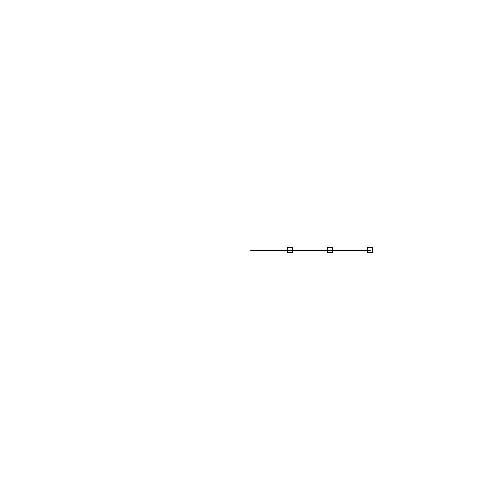
Frame 1 (no input)
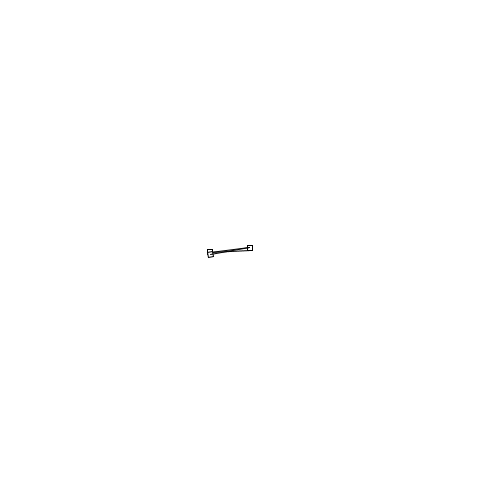
Frame 60 (the mouse pressed at the canvas centre just before this capture)
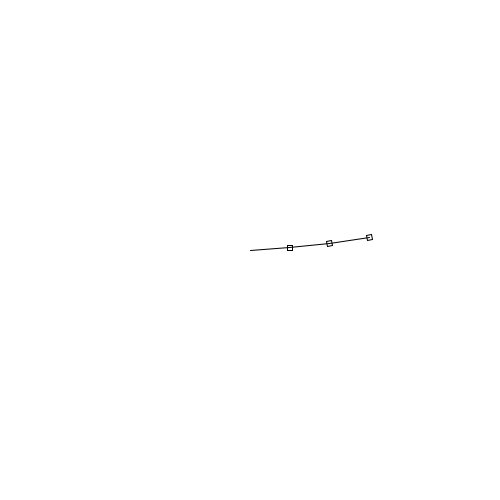
Frame 120 (the mouse held since frame 60 and released just before this capture)

The Processing sketch that drew these frames (run headless with seeded random() and noise(); from frame 60 on, the mouse is pressed at the canvas centre):

// Processing sketch: transformation_07_spirogtaph_base
// ── transformation_07_spirogtaph_base.pde
int angle=0;
int speed=3;

int angle2=0;
int speed2=3;

int angle3=0;
int speed3=3;

int angl4=0;
int speed4=3;


void setup() {
  size(500, 500);
  rectMode(CENTER);
  smooth(8);
  pixelDensity(2);
}

/*
void draw() {
 background(255);
 pushMatrix();
 translate(width/2, height/2);
 rotate(radians(angle));
 rect(0, 0, 20, 20);
 popMatrix();
 
 angle+=speed;
 }
 */
/*
void draw() {
 background(255);
 pushMatrix();
 translate(width/2, height/2);
 rotate(radians(angle));
 rect(40, 0, 20, 20);
 line(0,0,40,0);
 popMatrix();
 
 angle+=speed;
 }*/




/*void draw() {
 background(255);
 pushMatrix();
 translate(width/2, height/2);
 rotate(radians(angle));
 translate(40,0);
 rect(0, 0, 20, 20);
 line(0,0,-40,0);
 popMatrix();
 angle+=speed;
 }*/


void draw() {
  background(255);
  pushMatrix();
  translate(width/2, height/2);
  rotate(radians(angle));
  translate(40, 0);
  rect(0, 0, 5, 5);
  line(0, 0, -40, 0);

  rotate(radians(angle));
  translate(40, 0);
  rect(0, 0, 5, 5);
  line(0, 0, -40, 0);

  rotate(radians(angle));
  translate(40, 0);
  rect(0, 0, 5, 5);
  line(0, 0, -40, 0);

  popMatrix();
  angle+=speed;
}
